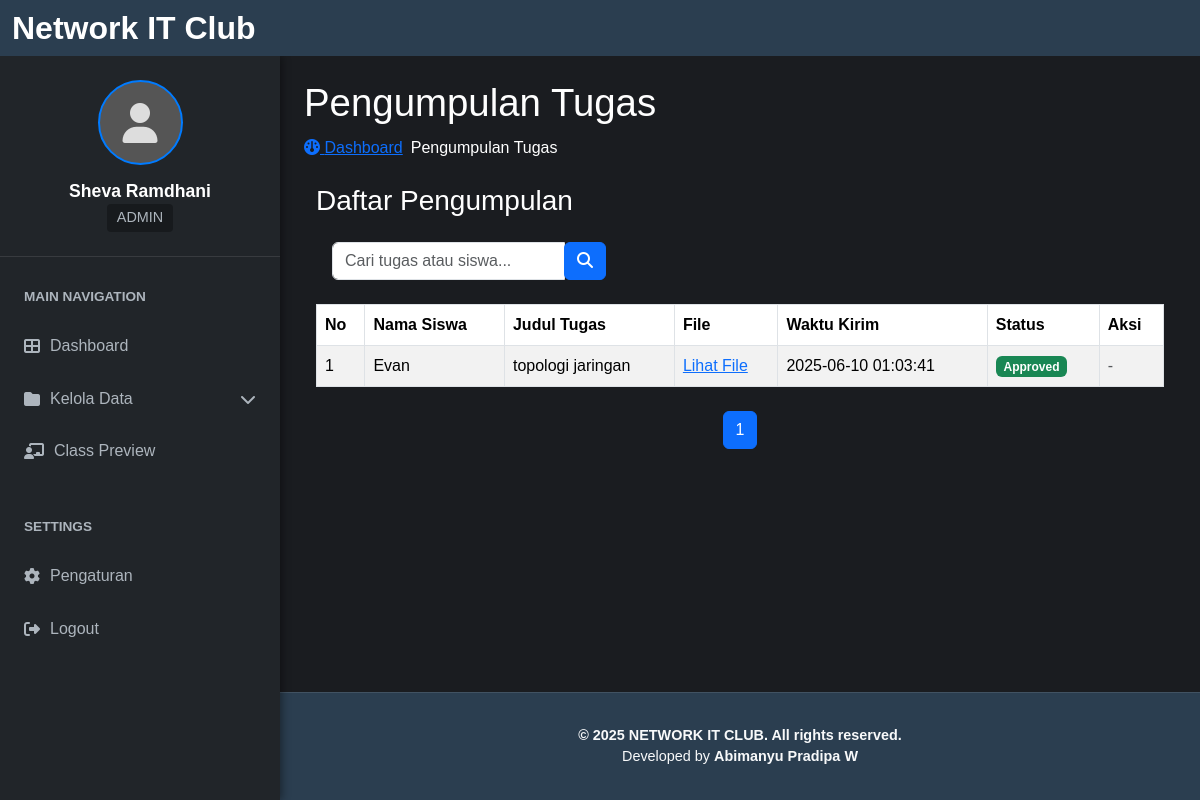
/dashboard/pengumpulan_tugas/index.php (signed in), run on the app's committed database.
### tables this page shows
CREATE TABLE `assignment_submissions` (
  `id` int(11) NOT NULL,
  `assignment_id` int(11) NOT NULL,
  `user_id` int(11) NOT NULL,
  `file_path` varchar(255) DEFAULT NULL,
  `submitted_at` timestamp NOT NULL DEFAULT current_timestamp(),
  `status` enum('pending','approved','rejected') DEFAULT 'pending',
  `reviewed_by` int(11) DEFAULT NULL,
  `reviewed_at` datetime DEFAULT NULL
);

CREATE TABLE `users` (
  `id` int(11) NOT NULL,
  `username` varchar(50) NOT NULL,
  `password` varchar(255) NOT NULL,
  `email` varchar(100) NOT NULL,
  `role` enum('admin','teknisi','siswa','developer') NOT NULL,
  `full_name` varchar(100) DEFAULT NULL,
  `photo` varchar(255) DEFAULT NULL,
  `kelas` enum('X','XI','XII') DEFAULT NULL,
  `jurusan` enum('TEKNIK KOMPUTER DAN JARINGAN','TEKNIK PENGELASAN','TEKNIK PEMESINAN','TEKNK INSTALASI TENAGA LISTRIK','TEKNIK KENDARAAN RINGAN','BROADCASTING DAN PERFILEMAN','DESAIN KOMUNIKASI VISUAL','PEMASARAN') DEFAULT NULL,
  `create_at` datetime NOT NULL DEFAULT current_timestamp(),
  `session_id` varchar(255) DEFAULT NULL,
  `phone_number` varchar(50) DEFAULT NULL
);

CREATE TABLE `assignments` (
  `id` int(11) NOT NULL,
  `title` varchar(255) NOT NULL,
  `description` text DEFAULT NULL,
  `kelas_id` int(11) DEFAULT NULL,
  `deadline` datetime DEFAULT NULL,
  `created_by` int(11) DEFAULT NULL,
  `created_at` timestamp NOT NULL DEFAULT current_timestamp()
);

### dashboard/pengumpulan_tugas/index.php (the view, shortened to what this page needs)
<?php
require_once '../../includes/inc_koneksi.php';
require_once '../dashboard_header.php';
$page_title = "Pengumpulan Tugas";
$search_query = isset($_GET['search']) ? mysqli_real_escape_string($koneksi, $_GET['search']) : '';
$current_page = isset($_GET['page']) && is_numeric($_GET['page']) ? intval($_GET['page']) : 1;
$limit = 10;
$offset = ($current_page - 1) * $limit;
$count_query = "
SELECT COUNT(*) as total
FROM assignment_submissions s
JOIN assignments a ON s.assignment_id = a.id
JOIN users u ON s.user_id = u.id
WHERE u.full_name LIKE '%$search_query%' OR a.title LIKE '%$search_query%'
";
$total_data = mysqli_fetch_assoc(mysqli_query($koneksi, $count_query))['total'];
$total_pages = ceil($total_data / $limit);
$query = "
SELECT s.id, u.full_name AS siswa, a.title AS tugas, s.file_path, s.submitted_at, s.status
FROM assignment_submissions s
JOIN assignments a ON s.assignment_id = a.id
JOIN users u ON s.user_id = u.id
WHERE u.full_name LIKE '%$search_query%' OR a.title LIKE '%$search_query%'
ORDER BY s.submitted_at DESC
LIMIT $limit OFFSET $offset
";
$result = mysqli_query($koneksi, $query);
?>
<div class="content-wrapper mb-5" style="min-width: 100%;">
    <section class="content-header">
        <h1><?= $page_title ?></h1>
        <ol class="breadcrumb gap-2">
            <li><a href="../../index.php"><i class="fa fa-dashboard"></i> Dashboard</a></li>
            <li class="active">Pengumpulan Tugas</li>
        </ol>
    </section>
    <div class="container mt-4">
        <div class="box-header with-border">
            <h3 class="box-title">Daftar Pengumpulan</h3>
            <div class="box-tools pull-right d-flex align-items-center">
                <form action="" method="GET" class="search-form me-3 m-3 h-100">
                    <div class="input-group">
                        <input type="text" name="search" class="form-control" placeholder="Cari tugas atau siswa..." value="<?= htmlspecialchars($search_query) ?>">
                        <div class="input-group-btn">
                            <button type="submit" class="btn btn-primary"><i class="fa fa-search"></i></button>
                        </div>
                    </div>
                </form>
            </div>
        </div>
        <table class="table table-bordered table-striped mt-2">
            <thead>
                <tr>
                    <th>No</th>
                    <th>Nama Siswa</th>
                    <th>Judul Tugas</th>
                    <th>File</th>
                    <th>Waktu Kirim</th>
                    <th>Status</th>
                    <th>Aksi</th>
                </tr>
            </thead>
            <tbody>
                <?php if (mysqli_num_rows($result) > 0): $no = $offset + 1; ?>
                    <?php while ($row = mysqli_fetch_assoc($result)): ?>
                        <tr>
                            <td><?= $no++ ?></td>
                            <td><?= htmlspecialchars($row['siswa']) ?></td>
                            <td><?= htmlspecialchars($row['tugas']) ?></td>
                            <td>
                                <?php if ($row['file_path']): ?>
                                    <a href="../../uploads/<?= htmlspecialchars($row['file_path']) ?>" target="_blank">Lihat File</a>
                                <?php else: ?>
                                    <span class="text-muted">-</span>
                                <?php endif; ?>
                            </td>
                            <td><?= htmlspecialchars($row['submitted_at']) ?></td>
                            <td>
                                <?php
                                $status_badge = [
                                    'pending' => 'warning',
                                    'approved' => 'success',
                                    'rejected' => 'danger'
                                ];
                                ?>
                                <span class="badge bg-<?= $status_badge[$row['status']] ?>"><?= ucfirst($row['status']) ?></span>
                            </td>
                            <td>
                                <?php if ($row['status'] === 'pending'): ?>
                                    <a href="approve.php?id=<?= $row['id'] ?>" class="btn btn-sm btn-success" onclick="return confirm('Setujui tugas ini?')">Setujui</a>
                                    <a href="reject.php?id=<?= $row['id'] ?>" class="btn btn-sm btn-danger" onclick="return confirm('Tolak tugas ini?')">Tolak</a>
                                <?php else: ?>
                                    <span class="text-muted">-</span>
                                <?php endif; ?>
                            </td>
                        </tr>
                    <?php endwhile; ?>
                <?php else: ?>
                    <tr><td colspan="7" class="text-center">Belum ada tugas yang dikumpulkan</td></tr>
                <?php endif; ?>
            </tbody>
        </table>
        <nav aria-label="Page navigation">
            <ul class="pagination justify-content-center mt-4">
                <?php for ($i = 1; $i <= $total_pages; $i++): ?>
                    <li class="page-item <?= $i == $current_page ? 'active' : '' ?>">
                        <a class="page-link" href="?page=<?= $i ?>&search=<?= urlencode($search_query) ?>"><?= $i ?></a>
                    </li>
                <?php endfor; ?>
            </ul>
        </nav>
    </div>
</div>
<?php require_once '../dashboard_footer.php'; ?>

### css/dashboard.css (style rules this page uses)
:root { --sidebar-width: 280px; --navbar-height: 56px; --footer-height: 60px; --header-bg: #2b3e50; --sidebar-bg: #212529; --main-content-bg: #1a1c20; --text-color: #ffffff; --accent-color: #007bff; --muted-text: #adb5bd; --navbar-brand-desktop-size: 2rem; --navbar-brand-tablet-size: 1.5rem; --navbar-brand-mobile-size: 1.25rem; --profile-name-desktop-size: 1.1rem; --profile-name-tablet-size: 1rem; --profile-name-mobile-size: 0.9rem; --profile-role-desktop-size: 0.9rem; --profile-role-tablet-size: 0.8rem; --profile-role-mobile-size: 0.7rem; --sidebar-heading-desktop-size: 0.85rem; --sidebar-heading-tablet-size: 0.75rem; --sidebar-heading-mobile-size: 0.65rem; --list-item-desktop-size: 1rem; --list-item-tablet-size: 0.9rem; --list-item-mobile-size: 0.8rem; --card-icon-desktop-size: 5rem; --card-icon-mobile-size: 4.5rem; }
body { background-color: var(--main-content-bg); color: var(--text-color); font-family: "Segoe UI", Tahoma, Geneva, Verdana, sans-serif; margin: 0; min-height: 100vh; display: flex; flex-direction: column; }

### dashboard/css/class.css (style rules this page uses)
:root { --blue: #2a33bf; --white: #ffffff; --black: #000000; --bg: #121212; }
body { background-color: var(--bg); color: var(--white); font-family: Arial, sans-serif; text-decoration: none; }

### dashboard/css/material.css (style rules this page uses)
h1 { font-size: 2.4rem; margin-bottom: 10px; color: #fefefe; }

### data on the page
assignment_submissions: user.full_name "Evan", assignment.title "topologi jaringan", submitted_at "2025-06-10 01:03:41", status "Approved"

### other printed values
$logged_in_username "Sheva Ramdhani"
$logged_in_role "ADMIN"
$text "Dashboard"
$text "Kelola Data"
$text "Class Preview"
$page_title "Pengumpulan Tugas"
